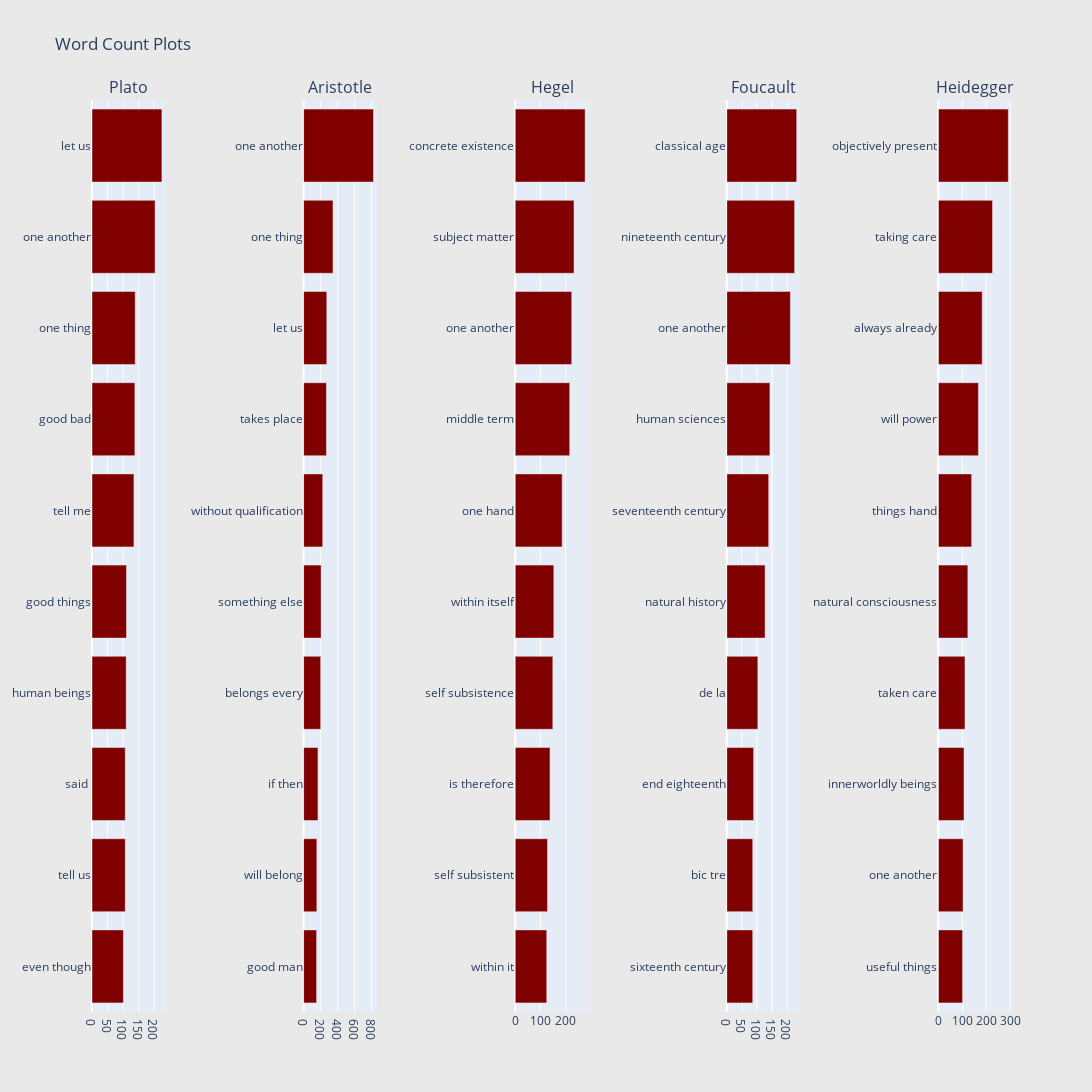

The notebook cell saved with this chart:
### Markdown cell above
Typically, a person tends to use the same phrases in their speech and writing. <br> 
Below shows the common 2-word phrases that each of the top 5 most published philosophers used.

### Code cell
## Get the bar chart for Plato ##
freq_dict = defaultdict(int)
for sent in df_plato["sentence_lowered"]:
    for word in generate_ngrams(sent,2):
        freq_dict[word] += 1
fd_sorted = pd.DataFrame(sorted(freq_dict.items(), key=lambda x: x[1])[::-1])
fd_sorted.columns = ["word", "wordcount"]
fd_sorted = fd_sorted.drop(labels=0, axis=0)
trace0 = horizontal_bar_chart(fd_sorted.head(10), 'maroon')

## Get the bar chart for Aristotle ##
freq_dict = defaultdict(int)
for sent in df_aristotle["sentence_lowered"]:
    for word in generate_ngrams(sent,2):
        freq_dict[word] += 1
fd_sorted = pd.DataFrame(sorted(freq_dict.items(), key=lambda x: x[1])[::-1])
fd_sorted.columns = ["word", "wordcount"]
fd_sorted = fd_sorted.drop(labels=0, axis=0)
trace1 = horizontal_bar_chart(fd_sorted.head(10), 'maroon')

## Get the bar chart for Hegel ##
freq_dict = defaultdict(int)
for sent in df_hegel["sentence_lowered"]:
    for word in generate_ngrams(sent,2):
        freq_dict[word] += 1
fd_sorted = pd.DataFrame(sorted(freq_dict.items(), key=lambda x: x[1])[::-1])
fd_sorted.columns = ["word", "wordcount"]
fd_sorted = fd_sorted.drop(labels=0, axis=0)
trace2 = horizontal_bar_chart(fd_sorted.head(10), 'maroon')

## Get the bar chart for Foucault ##
freq_dict = defaultdict(int)
for sent in df_foucault["sentence_lowered"]:
    for word in generate_ngrams(sent,2):
        freq_dict[word] += 1
fd_sorted = pd.DataFrame(sorted(freq_dict.items(), key=lambda x: x[1])[::-1])
fd_sorted.columns = ["word", "wordcount"]
fd_sorted = fd_sorted.drop(labels=0, axis=0)
trace3 = horizontal_bar_chart(fd_sorted.head(10), 'maroon')

## Get the bar chart for Heidegger ##
freq_dict = defaultdict(int)
for sent in df_heidegger["sentence_lowered"]:
    for word in generate_ngrams(sent,2):
        freq_dict[word] += 1
fd_sorted = pd.DataFrame(sorted(freq_dict.items(), key=lambda x: x[1])[::-1])
fd_sorted.columns = ["word", "wordcount"]
fd_sorted = fd_sorted.drop(labels=0, axis=0)
trace4 = horizontal_bar_chart(fd_sorted.head(10), 'maroon')


# Creating two subplots
fig = tools.make_subplots(rows=1, cols=5, horizontal_spacing=0.15,
                          subplot_titles=["Plato",
                                          "Aristotle",
                                          "Hegel",
                                          "Foucault",
                                          "Heidegger"]);
fig.append_trace(trace0, 1, 1);
fig.append_trace(trace1, 1, 2);
fig.append_trace(trace2, 1, 3);
fig.append_trace(trace3, 1, 4);
fig.append_trace(trace4, 1, 5);
fig['layout'].update(height=1200, width=1200, paper_bgcolor='rgb(233,233,233)', title="Word Count Plots");
py.iplot(fig, filename='word-plots');
#save the figure
plt.savefig('figs/word-plots.jpg');

### Figure 1 — Plotly figure (JSON) as saved in the notebook; plotly's stock layout.template omitted (floating-point values rounded to 4 significant figures)
{"data": [{"marker": {"color": "maroon"}, "orientation": "h", "showlegend": false, "type": "bar", "x": [101, 107, 107, 110, 111, 135, 138, 139, 203, 225], "xaxis": "x", "y": ["even though", "tell us", "said ", "human beings", "good things", "tell me", "good bad", "one thing", "one another", "let us"], "yaxis": "y"}, {"marker": {"color": "maroon"}, "orientation": "h", "showlegend": false, "type": "bar", "x": [153, 156, 169, 201, 206, 225, 269, 273, 346, 823], "xaxis": "x2", "y": ["good man", "will belong", "if then", "belongs every", "something else", "without qualification", "takes place", "let us", "one thing", "one another"], "yaxis": "y2"}, {"marker": {"color": "maroon"}, "orientation": "h", "showlegend": false, "type": "bar", "x": [125, 128, 138, 149, 153, 186, 216, 224, 233, 277], "xaxis": "x3", "y": ["within it", "self subsistent", "is therefore", "self subsistence", "within itself", "one hand", "middle term", "one another", "subject matter", "concrete existence"], "yaxis": "y3"}, {"marker": {"color": "maroon"}, "orientation": "h", "showlegend": false, "type": "bar", "x": [86, 86, 89, 103, 127, 139, 143, 211, 225, 232], "xaxis": "x4", "y": ["sixteenth century", "bic tre", "end eighteenth", "de la", "natural history", "seventeenth century", "human sciences", "one another", "nineteenth century", "classical age"], "yaxis": "y4"}, {"marker": {"color": "maroon"}, "orientation": "h", "showlegend": false, "type": "bar", "x": [101, 103, 107, 111, 123, 139, 167, 183, 226, 292], "xaxis": "x5", "y": ["useful things", "one another", "innerworldly beings", "taken care", "natural consciousness", "things hand", "will power", "always already", "taking care", "objectively present"], "yaxis": "y5"}], "layout": {"annotations": [{"font": {"size": 16}, "showarrow": false, "text": "Plato", "x": 0.04, "xanchor": "center", "xref": "paper", "y": 1, "yanchor": "bottom", "yref": "paper"}, {"font": {"size": 16}, "showarrow": false, "text": "Aristotle", "x": 0.27, "xanchor": "center", "xref": "paper", "y": 1, "yanchor": "bottom", "yref": "paper"}, {"font": {"size": 16}, "showarrow": false, "text": "Hegel", "x": 0.5, "xanchor": "center", "xref": "paper", "y": 1, "yanchor": "bottom", "yref": "paper"}, {"font": {"size": 16}, "showarrow": false, "text": "Foucault", "x": 0.73, "xanchor": "center", "xref": "paper", "y": 1, "yanchor": "bottom", "yref": "paper"}, {"font": {"size": 16}, "showarrow": false, "text": "Heidegger", "x": 0.96, "xanchor": "center", "xref": "paper", "y": 1, "yanchor": "bottom", "yref": "paper"}], "height": 1200, "paper_bgcolor": "rgb(233,233,233)", "title": {"text": "Word Count Plots"}, "width": 1200, "xaxis": {"anchor": "y", "domain": [0, 0.08]}, "xaxis2": {"anchor": "y2", "domain": [0.23, 0.31]}, "xaxis3": {"anchor": "y3", "domain": [0.46, 0.54]}, "xaxis4": {"anchor": "y4", "domain": [0.69, 0.77]}, "xaxis5": {"anchor": "y5", "domain": [0.92, 1.0]}, "yaxis": {"anchor": "x", "domain": [0, 1]}, "yaxis2": {"anchor": "x2", "domain": [0, 1]}, "yaxis3": {"anchor": "x3", "domain": [0, 1]}, "yaxis4": {"anchor": "x4", "domain": [0, 1]}, "yaxis5": {"anchor": "x5", "domain": [0, 1]}}}
